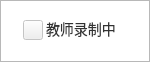
<?xml version="1.0" encoding="UTF-8"?>
<ui version="4.0">
 <class>RecodingTips</class>
 <widget class="QDialog" name="RecodingTips">
  <property name="geometry">
   <rect>
    <x>0</x>
    <y>0</y>
    <width>150</width>
    <height>62</height>
   </rect>
  </property>
  <property name="sizePolicy">
   <sizepolicy hsizetype="Preferred" vsizetype="Preferred">
    <horstretch>0</horstretch>
    <verstretch>0</verstretch>
   </sizepolicy>
  </property>
  <property name="minimumSize">
   <size>
    <width>0</width>
    <height>62</height>
   </size>
  </property>
  <property name="maximumSize">
   <size>
    <width>16777215</width>
    <height>62</height>
   </size>
  </property>
  <property name="windowTitle">
   <string>HoverToastBlack</string>
  </property>
  <property name="styleSheet">
   <string notr="true">QDialog {
background: #FFFFFF;
border-radius: 4px;
}

QFrame#frame {
border-image: url(:/res/images/recording_tips.png);
}

QLabel#label{
font-family: &quot;微软雅黑&quot;;
font-size: 14px;
color: #333333;
letter-spacing: 0;
line-height: 22px;
}</string>
  </property>
  <layout class="QHBoxLayout" name="horizontalLayout_2">
   <property name="spacing">
    <number>0</number>
   </property>
   <property name="leftMargin">
    <number>0</number>
   </property>
   <property name="topMargin">
    <number>0</number>
   </property>
   <property name="rightMargin">
    <number>0</number>
   </property>
   <property name="bottomMargin">
    <number>0</number>
   </property>
   <item>
    <widget class="QFrame" name="frame">
     <property name="frameShape">
      <enum>QFrame::StyledPanel</enum>
     </property>
     <property name="frameShadow">
      <enum>QFrame::Raised</enum>
     </property>
     <layout class="QHBoxLayout" name="horizontalLayout_3">
      <property name="spacing">
       <number>0</number>
      </property>
      <property name="leftMargin">
       <number>0</number>
      </property>
      <property name="topMargin">
       <number>0</number>
      </property>
      <property name="rightMargin">
       <number>0</number>
      </property>
      <property name="bottomMargin">
       <number>4</number>
      </property>
      <item>
       <widget class="QWidget" name="widget" native="true">
        <property name="maximumSize">
         <size>
          <width>45</width>
          <height>16777215</height>
         </size>
        </property>
        <layout class="QVBoxLayout" name="verticalLayout">
         <property name="leftMargin">
          <number>22</number>
         </property>
         <property name="topMargin">
          <number>11</number>
         </property>
         <item>
          <widget class="QPushButton" name="pushButton">
           <property name="enabled">
            <bool>false</bool>
           </property>
           <property name="sizePolicy">
            <sizepolicy hsizetype="Minimum" vsizetype="Fixed">
             <horstretch>0</horstretch>
             <verstretch>0</verstretch>
            </sizepolicy>
           </property>
           <property name="minimumSize">
            <size>
             <width>20</width>
             <height>20</height>
            </size>
           </property>
           <property name="maximumSize">
            <size>
             <width>20</width>
             <height>20</height>
            </size>
           </property>
           <property name="styleSheet">
            <string notr="true">QPushButton{
border-image: url(:/res/images/recording_tips_red_point.png);
}</string>
           </property>
           <property name="text">
            <string/>
           </property>
          </widget>
         </item>
        </layout>
       </widget>
      </item>
      <item>
       <widget class="QLabel" name="label">
        <property name="font">
         <font>
          <family>微软雅黑</family>
          <pointsize>-1</pointsize>
          <weight>50</weight>
          <bold>false</bold>
          <kerning>false</kerning>
         </font>
        </property>
        <property name="text">
         <string>教师录制中</string>
        </property>
       </widget>
      </item>
     </layout>
    </widget>
   </item>
  </layout>
 </widget>
 <resources>
  <include location="demo.qrc"/>
 </resources>
 <connections/>
</ui>
